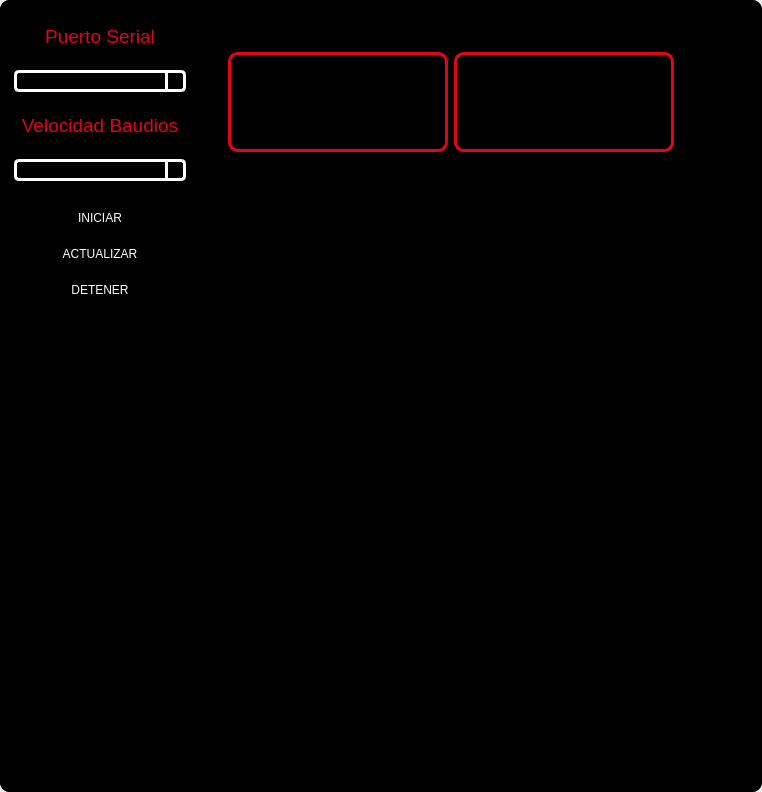
            <widget class="QWidget" name="page_uno">
             <layout class="QVBoxLayout" name="verticalLayout_12">
              <property name="spacing">
               <number>0</number>
              </property>
              <property name="leftMargin">
               <number>0</number>
              </property>
              <property name="topMargin">
               <number>0</number>
              </property>
              <property name="rightMargin">
               <number>0</number>
              </property>
              <property name="bottomMargin">
               <number>0</number>
              </property>
              <item>
               <widget class="QFrame" name="frame_11">
                <property name="styleSheet">
                 <string notr="true">background-color:rgb(0,0,0);
border-radius: 10px;</string>
                </property>
                <property name="frameShape">
                 <enum>QFrame::StyledPanel</enum>
                </property>
                <property name="frameShadow">
                 <enum>QFrame::Raised</enum>
                </property>
                <layout class="QVBoxLayout" name="verticalLayout_13">
                 <property name="spacing">
                  <number>0</number>
                 </property>
                 <property name="leftMargin">
                  <number>0</number>
                 </property>
                 <property name="topMargin">
                  <number>0</number>
                 </property>
                 <property name="rightMargin">
                  <number>0</number>
                 </property>
                 <property name="bottomMargin">
                  <number>0</number>
                 </property>
                 <item>
                  <widget class="QFrame" name="frame_12">
                   <property name="styleSheet">
                    <string notr="true">QFrame{
background-color:rgb(0,0,0);
}
QPushButton{
border-radius: 18px;
background-color:rgb(0,0,0);
}

QPushButton:hover{
 background-color:#ffffff;
}</string>
                   </property>
                   <property name="frameShape">
                    <enum>QFrame::StyledPanel</enum>
                   </property>
                   <property name="frameShadow">
                    <enum>QFrame::Raised</enum>
                   </property>
                   <layout class="QVBoxLayout" name="verticalLayout_15">
                    <property name="spacing">
                     <number>5</number>
                    </property>
                    <property name="leftMargin">
                     <number>5</number>
                    </property>
                    <property name="topMargin">
                     <number>5</number>
                    </property>
                    <property name="rightMargin">
                     <number>5</number>
                    </property>
                    <property name="bottomMargin">
                     <number>5</number>
                    </property>
                    <item>
                     <layout class="QHBoxLayout" name="horizontalLayout_9" stretch="2,6">
                      <item>
                       <widget class="QFrame" name="frame_13">
                        <property name="minimumSize">
                         <size>
                          <width>190</width>
                          <height>0</height>
                         </size>
                        </property>
                        <property name="maximumSize">
                         <size>
                          <width>210</width>
                          <height>16777215</height>
                         </size>
                        </property>
                        <property name="styleSheet">
                         <string notr="true">background-color:rgb(0,0,0);</string>
                        </property>
                        <property name="frameShape">
                         <enum>QFrame::StyledPanel</enum>
                        </property>
                        <property name="frameShadow">
                         <enum>QFrame::Raised</enum>
                        </property>
                        <layout class="QVBoxLayout" name="verticalLayout_18">
                         <item>
                          <widget class="QLabel" name="label_26">
                           <property name="maximumSize">
                            <size>
                             <width>16777215</width>
                             <height>5</height>
                            </size>
                           </property>
                           <property name="text">
                            <string/>
                           </property>
                          </widget>
                         </item>
                         <item>
                          <widget class="QLabel" name="label_5">
                           <property name="minimumSize">
                            <size>
                             <width>30</width>
                             <height>0</height>
                            </size>
                           </property>
                           <property name="font">
                            <font>
                             <pointsize>14</pointsize>
                            </font>
                           </property>
                           <property name="styleSheet">
                            <string notr="true">color: #e00518;</string>
                           </property>
                           <property name="text">
                            <string>Puerto Serial</string>
                           </property>
                           <property name="alignment">
                            <set>Qt::AlignCenter</set>
                           </property>
                          </widget>
                         </item>
                         <item>
                          <widget class="QLabel" name="label_14">
                           <property name="minimumSize">
                            <size>
                             <width>0</width>
                             <height>5</height>
                            </size>
                           </property>
                           <property name="maximumSize">
                            <size>
                             <width>16777215</width>
                             <height>10</height>
                            </size>
                           </property>
                           <property name="text">
                            <string/>
                           </property>
                          </widget>
                         </item>
                         <item>
                          <widget class="QComboBox" name="cb_list_ports">
                           <property name="minimumSize">
                            <size>
                             <width>84</width>
                             <height>0</height>
                            </size>
                           </property>
                           <property name="styleSheet">
                            <string notr="true">QComboBox{
	border: 3px solid #ffffff;
	border-radius: 5px;
	min-width: 6em;
	color: rgb(255, 255, 255);
}

QComboBox::drop-down{
	subcontrol-origin: padding;
	subcontrol-position: top right;
	width: 15px;
	border-left-width: 3px;
	border-left-color: #ffffff;
	border-left-style: solid;
	border-top-right-radius: 4px;
	border-bottom-right-radius: 4px;
}

QComboBox QAbstractItemView{
	background: #2c2c2c;
	selection-background-color: #ff0037;
	color: #ffffff;
}

</string>
                           </property>
                          </widget>
                         </item>
                         <item>
                          <widget class="QLabel" name="label_15">
                           <property name="minimumSize">
                            <size>
                             <width>0</width>
                             <height>10</height>
                            </size>
                           </property>
                           <property name="maximumSize">
                            <size>
                             <width>16777215</width>
                             <height>5</height>
                            </size>
                           </property>
                           <property name="text">
                            <string/>
                           </property>
                          </widget>
                         </item>
                         <item>
                          <widget class="QLabel" name="label_13">
                           <property name="minimumSize">
                            <size>
                             <width>30</width>
                             <height>0</height>
                            </size>
                           </property>
                           <property name="font">
                            <font>
                             <pointsize>14</pointsize>
                            </font>
                           </property>
                           <property name="styleSheet">
                            <string notr="true">color: #e00518;</string>
                           </property>
                           <property name="text">
                            <string>Velocidad Baudios</string>
                           </property>
                           <property name="alignment">
                            <set>Qt::AlignCenter</set>
                           </property>
                          </widget>
                         </item>
                         <item>
                          <widget class="QLabel" name="label_16">
                           <property name="minimumSize">
                            <size>
                             <width>0</width>
                             <height>10</height>
                            </size>
                           </property>
                           <property name="maximumSize">
                            <size>
                             <width>16777215</width>
                             <height>5</height>
                            </size>
                           </property>
                           <property name="text">
                            <string/>
                           </property>
                          </widget>
                         </item>
                         <item>
                          <widget class="QComboBox" name="cb_list_baudrates">
                           <property name="minimumSize">
                            <size>
                             <width>84</width>
                             <height>0</height>
                            </size>
                           </property>
                           <property name="styleSheet">
                            <string notr="true">QComboBox{
	border: 3px solid #ffffff;
	border-radius: 5px;
	min-width: 6em;
	color: rgb(255, 255, 255);
}

QComboBox::drop-down{
	subcontrol-origin: padding;
	subcontrol-position: top right;
	width: 15px;
	border-left-width: 3px;
	border-left-color: #ffffff;
	border-left-style: solid;
	border-top-right-radius: 4px;
	border-bottom-right-radius: 4px;
}

QComboBox QAbstractItemView{
	background: #2c2c2c;
	selection-background-color: #ff0037;
	color: #ffffff;
}
</string>
                           </property>
                          </widget>
                         </item>
                         <item>
                          <widget class="QLabel" name="label_17">
                           <property name="minimumSize">
                            <size>
                             <width>0</width>
                             <height>10</height>
                            </size>
                           </property>
                           <property name="maximumSize">
                            <size>
                             <width>16777215</width>
                             <height>5</height>
                            </size>
                           </property>
                           <property name="text">
                            <string/>
                           </property>
                          </widget>
                         </item>
                         <item>
                          <widget class="QPushButton" name="bt_connect">
                           <property name="minimumSize">
                            <size>
                             <width>0</width>
                             <height>30</height>
                            </size>
                           </property>
                           <property name="styleSheet">
                            <string notr="true">QPushButton{
	border-radius: 18px;
	background-color:rgb(0,0,0);
	Color: rgb(255, 255, 255);
}

QPushButton:hover{
	background-color: rgb(255, 255, 255);
	color: rgb(0,0,0);
}
</string>
                           </property>
                           <property name="text">
                            <string>INICIAR</string>
                           </property>
                          </widget>
                         </item>
                         <item>
                          <widget class="QPushButton" name="bt_update">
                           <property name="minimumSize">
                            <size>
                             <width>0</width>
                             <height>30</height>
                            </size>
                           </property>
                           <property name="styleSheet">
                            <string notr="true">QPushButton{
	border-radius: 18px;
	background-color:rgb(0,0,0);
	Color: rgb(255, 255, 255);
}

QPushButton:hover{
	background-color: rgb(255, 255, 255);
	color: rgb(0,0,0);
}
</string>
                           </property>
                           <property name="text">
                            <string>ACTUALIZAR</string>
                           </property>
                          </widget>
                         </item>
                         <item>
                          <widget class="QPushButton" name="bt_disconnect">
                           <property name="minimumSize">
                            <size>
                             <width>0</width>
                             <height>30</height>
                            </size>
                           </property>
                           <property name="styleSheet">
                            <string notr="true">QPushButton{
	border-radius: 18px;
	background-color:rgb(0,0,0);
	Color: rgb(255, 255, 255);
}

QPushButton:hover{
	background-color: rgb(255, 255, 255);
	color: rgb(0,0,0);
}
</string>
                           </property>
                           <property name="text">
                            <string>DETENER</string>
                           </property>
                          </widget>
                         </item>
                         <item>
                          <spacer name="verticalSpacer_2">
                           <property name="orientation">
                            <enum>Qt::Vertical</enum>
                           </property>
                           <property name="sizeHint" stdset="0">
                            <size>
                             <width>20</width>
                             <height>221</height>
                            </size>
                           </property>
                          </spacer>
                         </item>
                         <item>
                          <widget class="QLabel" name="label_gif">
                           <property name="minimumSize">
                            <size>
                             <width>100</width>
                             <height>150</height>
                            </size>
                           </property>
                           <property name="maximumSize">
                            <size>
                             <width>220</width>
                             <height>150</height>
                            </size>
                           </property>
                           <property name="text">
                            <string/>
                           </property>
                           <property name="scaledContents">
                            <bool>true</bool>
                           </property>
                           <property name="alignment">
                            <set>Qt::AlignCenter</set>
                           </property>
                           <property name="wordWrap">
                            <bool>true</bool>
                           </property>
                          </widget>
                         </item>
                         <item>
                          <widget class="QLabel" name="label_page_uno">
                           <property name="minimumSize">
                            <size>
                             <width>100</width>
                             <height>90</height>
                            </size>
                           </property>
                           <property name="maximumSize">
                            <size>
                             <width>220</width>
                             <height>100</height>
                            </size>
                           </property>
                           <property name="text">
                            <string/>
                           </property>
                           <property name="pixmap">
                            <pixmap>Logo.png</pixmap>
                           </property>
                           <property name="scaledContents">
                            <bool>true</bool>
                           </property>
                           <property name="alignment">
                            <set>Qt::AlignCenter</set>
                           </property>
                           <property name="wordWrap">
                            <bool>true</bool>
                           </property>
                          </widget>
                         </item>
                        </layout>
                       </widget>
                      </item>
                      <item>
                       <layout class="QVBoxLayout" name="verticalLayout_14" stretch="3,9">
                        <item>
                         <widget class="QFrame" name="frame_15">
                          <property name="styleSheet">
                           <string notr="true">background-color:rgb(0,0,0);</string>
                          </property>
                          <property name="frameShape">
                           <enum>QFrame::StyledPanel</enum>
                          </property>
                          <property name="frameShadow">
                           <enum>QFrame::Raised</enum>
                          </property>
                          <layout class="QHBoxLayout" name="horizontalLayout_10">
                           <item>
                            <widget class="QFrame" name="frame_16">
                             <property name="frameShape">
                              <enum>QFrame::StyledPanel</enum>
                             </property>
                             <property name="frameShadow">
                              <enum>QFrame::Raised</enum>
                             </property>
                             <layout class="QHBoxLayout" name="horizontalLayout_13">
                              <item>
                               <spacer name="horizontalSpacer_4">
                                <property name="orientation">
                                 <enum>Qt::Horizontal</enum>
                                </property>
                                <property name="sizeHint" stdset="0">
                                 <size>
                                  <width>10</width>
                                  <height>20</height>
                                 </size>
                                </property>
                               </spacer>
                              </item>
                              <item>
                               <widget class="QLabel" name="label_ritmo">
                                <property name="minimumSize">
                                 <size>
                                  <width>220</width>
                                  <height>100</height>
                                 </size>
                                </property>
                                <property name="maximumSize">
                                 <size>
                                  <width>220</width>
                                  <height>100</height>
                                 </size>
                                </property>
                                <property name="font">
                                 <font>
                                  <pointsize>20</pointsize>
                                 </font>
                                </property>
                                <property name="styleSheet">
                                 <string notr="true">QLabel{
border: 3px solid #e00518;

border -radius
}</string>
                                </property>
                                <property name="text">
                                 <string/>
                                </property>
                                <property name="alignment">
                                 <set>Qt::AlignCenter</set>
                                </property>
                                <property name="wordWrap">
                                 <bool>true</bool>
                                </property>
                               </widget>
                              </item>
                              <item>
                               <widget class="QLabel" name="label_BPM">
                                <property name="minimumSize">
                                 <size>
                                  <width>220</width>
                                  <height>100</height>
                                 </size>
                                </property>
                                <property name="maximumSize">
                                 <size>
                                  <width>220</width>
                                  <height>100</height>
                                 </size>
                                </property>
                                <property name="font">
                                 <font>
                                  <pointsize>20</pointsize>
                                 </font>
                                </property>
                                <property name="styleSheet">
                                 <string notr="true">QLabel{
border: 3px solid #e00518;

border -radius
}</string>
                                </property>
                                <property name="text">
                                 <string/>
                                </property>
                                <property name="alignment">
                                 <set>Qt::AlignCenter</set>
                                </property>
                                <property name="wordWrap">
                                 <bool>true</bool>
                                </property>
                               </widget>
                              </item>
                              <item>
                               <spacer name="horizontalSpacer_5">
                                <property name="orientation">
                                 <enum>Qt::Horizontal</enum>
                                </property>
                                <property name="sizeHint" stdset="0">
                                 <size>
                                  <width>65</width>
                                  <height>20</height>
                                 </size>
                                </property>
                               </spacer>
                              </item>
                             </layout>
                            </widget>
                           </item>
                          </layout>
                         </widget>
                        </item>
                        <item>
                         <widget class="QFrame" name="frame_14">
                          <property name="styleSheet">
                           <string notr="true">background-color:rgb(0,0,0);</string>
                          </property>
                          <property name="frameShape">
                           <enum>QFrame::StyledPanel</enum>
                          </property>
                          <property name="frameShadow">
                           <enum>QFrame::Raised</enum>
                          </property>
                          <layout class="QVBoxLayout" name="verticalLayout_17">
                           <item>
                            <layout class="QVBoxLayout" name="graph_AD8232"/>
                           </item>
                          </layout>
                         </widget>
                        </item>
                       </layout>
                      </item>
                     </layout>
                    </item>
                   </layout>
                  </widget>
                 </item>
                </layout>
               </widget>
              </item>
             </layout>
            </widget>
